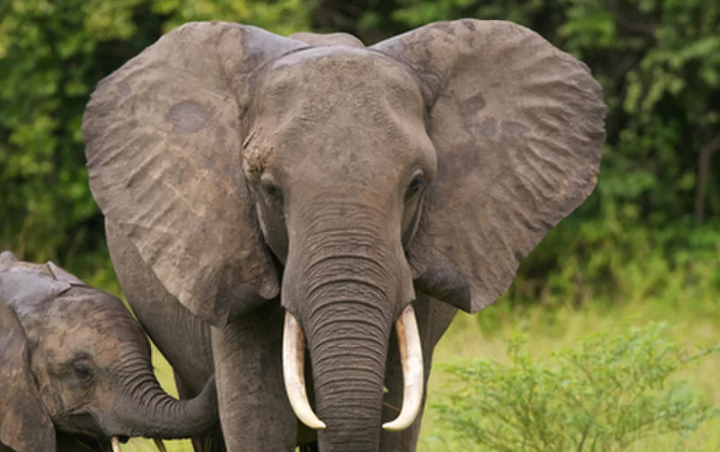
#> input picture Project2/elephant_upscale.png, 720 x 452 px
$ python Sift.py   (older library calls are emulated)
#> lines starting #> are read from the running program, lines starting #| are printed output that depends on the picture
import cv2
import numpy as np
import matplotlib.pyplot as plt
#from scipy.misc import imread, imresize

#pd.set_option('display.max_rows', 10)
img = cv2.imread('elephant_upscale.png')
#> img is the input picture: shape (452, 720, 3); mean B, G, R 75.4, 106.4, 111.8
if img is None:
    print('Unable to load image.')
    quit()
plt.imshow(img)
gray = cv2.cvtColor(img, cv2.COLOR_BGR2GRAY)
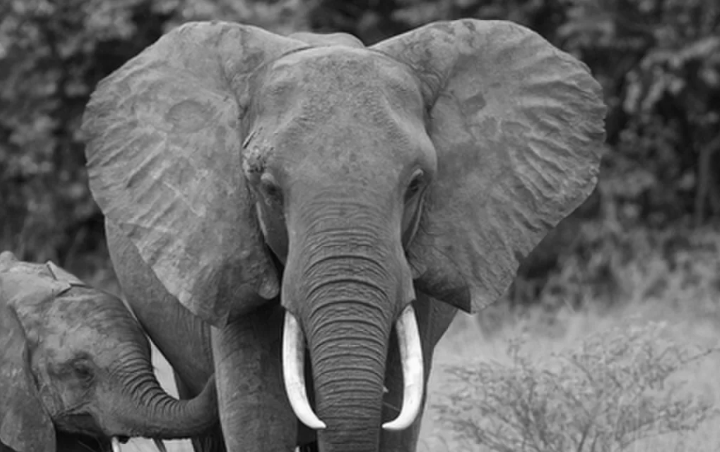
#> gray: shape (452, 720); min 4, max 253, mean 104.5
plt.imshow(gray)
sift = cv2.xfeatures2d.SIFT_create()
# Get the Key Points from the 'gray' image, this returns a numpy array
kp = sift.detect(gray, None)
#> kp = 1616 keypoints; strongest (x, y, size): (386, 425, 4.1), (321, 424, 5), (409, 325, 13.4), (123, 439, 6.6)
# Now we drawn the gray image and overlay the Key Points (kp)
img = cv2.drawKeypoints(gray, kp, None, flags=cv2.DRAW_MATCHES_FLAGS_DRAW_RICH_KEYPOINTS)
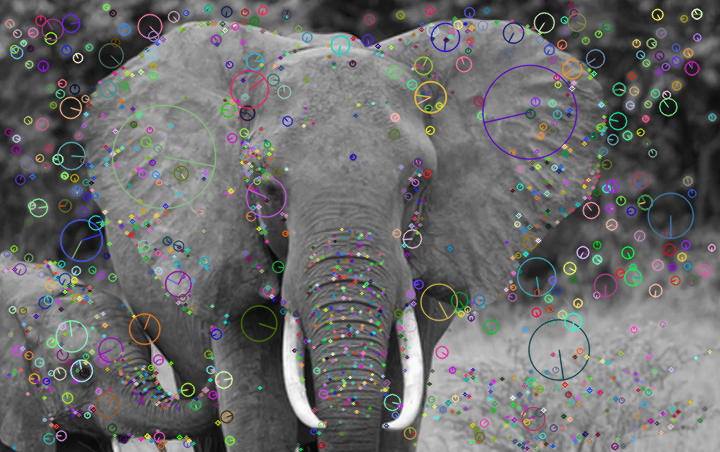
#> img: shape (452, 720, 3); mean of channels 0, 1, 2 106.8, 106.7, 106.7; drawn as B, G, R
# Plot it to the screen, looks a little small
#plt.imshow(img)
cv2.imwrite('sift.jpg', img)
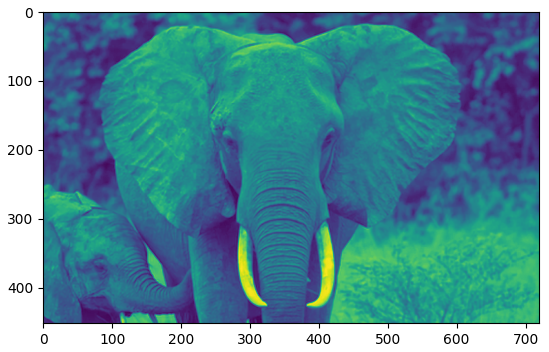
#> figure drawn by matplotlib, 1 panel; B, G, R data is drawn as R, G, B
